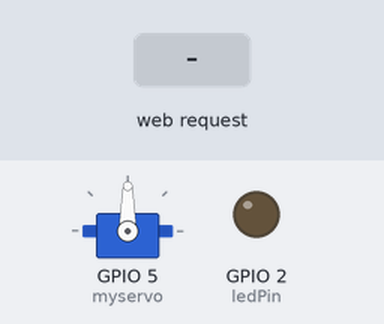
This sketch was run on a simulated ESP8266 (NodeMCU). On the bench: servo, output pins drawn as LEDs (lit = HIGH). The test bench sets the inputs (shaded band). WiFi joins after 1.5 s; servers stay silent unless stated; what the sketch prints to the serial monitor is not drawn.

Above: at 2.7 s.
2.8 s: HTTP request GET /SERVO=0 received
At 3.6 s:
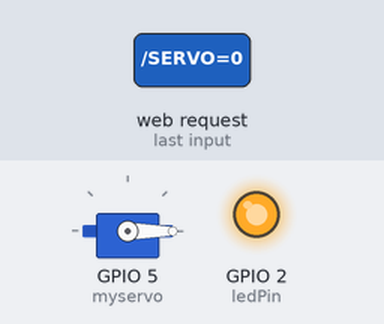
4.3 s: HTTP request GET /SERVO=45 received
At 4.8 s:
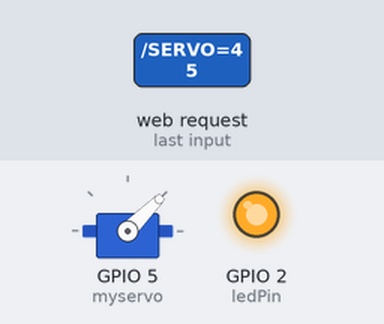
5.8 s: HTTP request GET /SERVO=90 received
At 7.0 s:
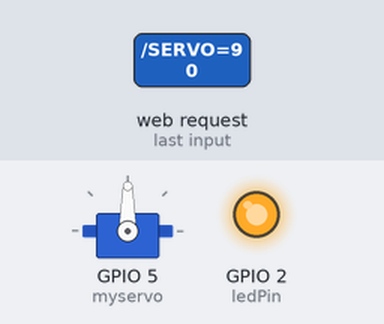
7.3 s: HTTP request GET /SERVO=180 received
At 8.3 s:
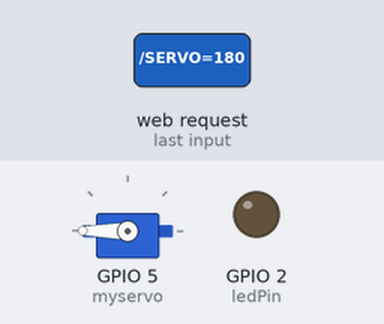
Timing chart, 0 to 9.8 s (numbered marks = the images above; inputs shaded):
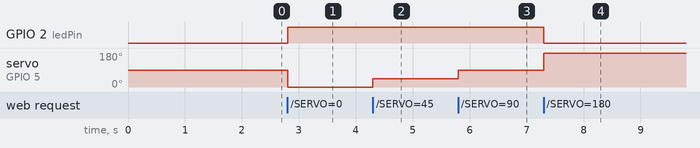

Measured:
- after the input at 2.8 s, GPIO 2 (ledPin): LOW → HIGH at once; servo on GPIO 5 (myservo): 90° → 0° at once
- after the input at 4.3 s, servo on GPIO 5 (myservo): 0° → 45° at once
- after the input at 5.8 s, servo on GPIO 5 (myservo): 45° → 90° at once
- after the input at 7.3 s, GPIO 2 (ledPin): HIGH → LOW at once; servo on GPIO 5 (myservo): 90° → 180° at once

The sketch:

ESPwebpageServo.ino
```cpp
#include <ESP8266WiFi.h>
const char* ssid = "extreme"; //wifi ssid / wifi name
const char* password = "extreme!!!"; //wifi password
int ledPin = LED_BUILTIN;


#include <Servo.h>

Servo myservo;  // create servo object to control a servo
// twelve servo objects can be created on most boards


WiFiServer server(80);
void setup() {

  myservo.attach(5);
  Serial.begin(115200);
  delay(10);
  pinMode(ledPin, OUTPUT);
  digitalWrite(ledPin, LOW);
  // Connect to WiFi network
  Serial.println();
  Serial.println();
  Serial.print("Connecting to ");
  Serial.println(ssid);
  WiFi.begin(ssid, password);
  while (WiFi.status() != WL_CONNECTED) {
    delay(500);
    Serial.print(".");
  }
  Serial.println("");
  Serial.println("WiFi connected");
  // Start the server
  server.begin();
  Serial.println("Server started");
  // Print the IP address
  Serial.print("Use this URL to connect: ");
  Serial.print("http://");
  Serial.print(WiFi.localIP());
  Serial.println("/");
}
void loop() {
  // Check if a client has connected
  WiFiClient client = server.available();
  if (!client) {
    return;
  }
  // Wait until the client sends some data
  Serial.println("new client");
  while (!client.available()) {
    delay(1);
  }
  // Read the first line of the request
  String request = client.readStringUntil('\r');
  Serial.println(request);
  client.flush();
  // Match the request
  int value = LOW;
  if (request.indexOf("/SERVO=0") != -1)  {
    digitalWrite(ledPin, HIGH);
    value = 0;
    myservo.write(0);              // tell servo to go to position in variable 'pos'
    delay(15);                       // waits 15ms for the servo to reach the position
  }
  if (request.indexOf("/SERVO=45") != -1)  {
    digitalWrite(ledPin, HIGH);
    value = 45;
    myservo.write(45);              // tell servo to go to position in variable 'pos'
    delay(15);                       // waits 15ms for the servo to reach the position
  }
  if (request.indexOf("/SERVO=90") != -1)  {
    digitalWrite(ledPin, HIGH);
    value = 90;
    myservo.write(90);              // tell servo to go to position in variable 'pos'
    delay(15);                       // waits 15ms for the servo to reach the position
  }
  if (request.indexOf("/SERVO=180") != -1)  {
    digitalWrite(ledPin, LOW);
    value = 180;
    myservo.write(180);              // tell servo to go to position in variable 'pos'
    delay(15);                       // waits 15ms for the servo to reach the position
  }
  unsigned long time = millis();
  // Set ledPin according to the request
  //digitalWrite(ledPin, value);
  // Return the response
  client.println("HTTP/1.1 200 OK");
  client.println("Content-Type: text/html");
  client.println(""); //  do not forget this one
  client.println("<!DOCTYPE HTML>");
  client.println("<html>");
  client.print("<body style='background: #00979C'>");
  client.println("<h1 align ='center'>");
  client.println("<font-color='red'>");
  client.println("Interactive Environments");
  client.println("</font>");
  client.println("</h1>");
  client.println("<bg color ='#00ff00'>");
  client.println("</bg>");
  client.println("<p align ='center'>");
  client.print("S3rvo Master ");
  client.println("</p>");
  client.println("<p align ='center'>");
  client.print(value);
  client.println("</p>");

  client.println("<br><br>");
  client.println("<p align ='center'>");
  client.println("<a  href=\"/SERVO=0\"\"><button>0</button></a>");
  client.println("<a  href=\"/SERVO=45\"\"><button>45</button></a><br />");
  client.println("<a  href=\"/SERVO=90\"\"><button>90</button></a>");
  client.println("<a  href=\"/SERVO=180\"\"><button>180</button></a><br />");
  client.println("</p>");
  client.println("<p>");
  client.println("<marquee direction='right'>");
  client.println("</marquee>");
  client.println("</p>");
  client.println("</body>");
  client.println("</html>");
  delay(1);
  Serial.println("Client disonnected");
  Serial.println("");
}
```
